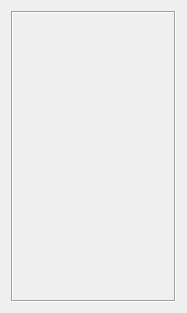
<?xml version="1.0" encoding="UTF-8"?>
<ui version="4.0">
 <class>DialogGZ</class>
 <widget class="QDialog" name="DialogGZ">
  <property name="geometry">
   <rect>
    <x>0</x>
    <y>0</y>
    <width>183</width>
    <height>313</height>
   </rect>
  </property>
  <property name="maximumSize">
   <size>
    <width>190</width>
    <height>320</height>
   </size>
  </property>
  <property name="windowTitle">
   <string>Dialog</string>
  </property>
  <layout class="QGridLayout" name="gridLayout">
   <item row="0" column="0">
    <widget class="FrameGZ" name="frameTrail">
     <property name="sizePolicy">
      <sizepolicy hsizetype="Preferred" vsizetype="Preferred">
       <horstretch>0</horstretch>
       <verstretch>0</verstretch>
      </sizepolicy>
     </property>
     <property name="minimumSize">
      <size>
       <width>165</width>
       <height>98</height>
      </size>
     </property>
     <property name="frameShape">
      <enum>QFrame::Box</enum>
     </property>
     <property name="frameShadow">
      <enum>QFrame::Sunken</enum>
     </property>
    </widget>
   </item>
  </layout>
 </widget>
 <customwidgets>
  <customwidget>
   <class>FrameGZ</class>
   <extends>QFrame</extends>
   <header location="global">framegz.h</header>
   <container>1</container>
  </customwidget>
 </customwidgets>
 <resources/>
 <connections/>
</ui>
